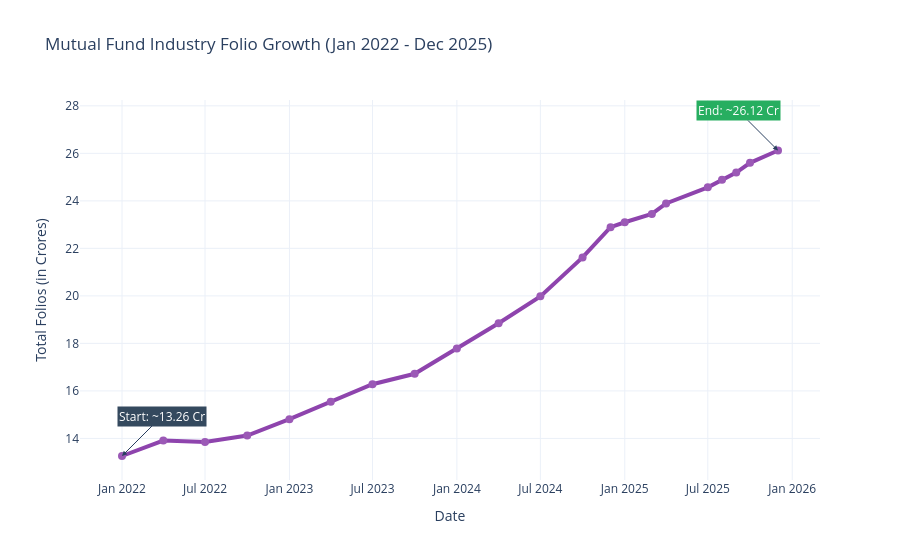

Write notebook code for a chart like this one.
### Code cell
import os

print("📈 TASK 7: Folio Count Growth (2022-2025)")

file_path = '../data/raw/06_industry_folio_count.csv'

try:
    # Load the data directly from the raw folder
    df_folio = pd.read_csv(file_path)
    
    # Standardize column names in case of variations (e.g., 'month', 'date', 'folio_count')
    date_col = 'date' if 'date' in df_folio.columns else df_folio.columns[0]
    count_col = 'folio_count' if 'folio_count' in df_folio.columns else df_folio.columns[1]
    
    # Parse dates and sort
    df_folio['date_parsed'] = pd.to_datetime(df_folio[date_col], errors='coerce')
    df_folio = df_folio.dropna(subset=['date_parsed']).sort_values('date_parsed')
    
    # Filter for 2022 to 2025
    mask = (df_folio['date_parsed'] >= '2022-01-01') & (df_folio['date_parsed'] <= '2025-12-31')
    df_filtered = df_folio[mask].copy()
    
    # Convert to Crores (if raw data is in absolute numbers)
    # If the max value is already small (e.g., 26.12), we assume it's already in Crores.
    if df_filtered[count_col].max() > 1000:
        df_filtered['folios_in_cr'] = df_filtered[count_col] / 10000000
    else:
        df_filtered['folios_in_cr'] = df_filtered[count_col]

    # Create the interactive Plotly line chart
    fig = px.line(
        df_filtered, 
        x='date_parsed', 
        y='folios_in_cr', 
        markers=True,
        title='Mutual Fund Industry Folio Growth (Jan 2022 - Dec 2025)',
        labels={'date_parsed': 'Date', 'folios_in_cr': 'Total Folios (in Crores)'},
        template='plotly_white'
    )
    
    fig.update_traces(line_color='#8e44ad', line_width=4, marker=dict(size=8, color='#9b59b6'))

    # Add annotations to hit the specific rubric requirements (13.26 Cr and 26.12 Cr)
    fig.add_annotation(
        x="2022-01-01", y=13.26, text="Start: ~13.26 Cr", 
        showarrow=True, arrowhead=2, ax=40, ay=-40,
        bgcolor="#34495e", font=dict(color="white")
    )
    
    fig.add_annotation(
        x="2025-12-01", y=26.12, text="End: ~26.12 Cr", 
        showarrow=True, arrowhead=2, ax=-40, ay=-40,
        bgcolor="#27ae60", font=dict(color="white")
    )

    fig.show()

except FileNotFoundError:
    print(f"❌ Error: Could not find {file_path}. Please check your raw data folder.")
except Exception as e:
    print(f"❌ An error occurred: {e}")

### Figure 1 — Plotly figure (JSON) as saved in the notebook; plotly's stock layout.template omitted (floating-point values rounded to 4 significant figures)
{"data": [{"hovertemplate": "Date=%{x}<br>Total Folios (in Crores)=%{y}<extra></extra>", "legendgroup": "", "line": {"color": "#8e44ad", "dash": "solid", "width": 4}, "marker": {"color": "#9b59b6", "size": 8, "symbol": "circle"}, "mode": "lines+markers", "name": "", "orientation": "v", "showlegend": false, "type": "scatter", "x": ["2022-01-01T00:00:00.000000000", "2022-04-01T00:00:00.000000000", "2022-07-01T00:00:00.000000000", "2022-10-01T00:00:00.000000000", "2023-01-01T00:00:00.000000000", "2023-04-01T00:00:00.000000000", "2023-07-01T00:00:00.000000000", "2023-10-01T00:00:00.000000000", "2024-01-01T00:00:00.000000000", "2024-04-01T00:00:00.000000000", "2024-07-01T00:00:00.000000000", "2024-10-01T00:00:00.000000000", "2024-12-01T00:00:00.000000000", "2025-01-01T00:00:00.000000000", "2025-03-01T00:00:00.000000000", "2025-04-01T00:00:00.000000000", "2025-07-01T00:00:00.000000000", "2025-08-01T00:00:00.000000000", "2025-09-01T00:00:00.000000000", "2025-10-01T00:00:00.000000000", "2025-12-01T00:00:00.000000000"], "xaxis": "x", "y": [13.26, 13.91, 13.85, 14.12, 14.81, 15.54, 16.28, 16.72, 17.78, 18.85, 19.98, 21.62, 22.89, 23.1, 23.45, 23.89, 24.57, 24.89, 25.19, 25.6, 26.12], "yaxis": "y"}], "layout": {"annotations": [{"arrowhead": 2, "ax": 40, "ay": -40, "bgcolor": "#34495e", "font": {"color": "white"}, "showarrow": true, "text": "Start: ~13.26 Cr", "x": "2022-01-01", "y": 13.26}, {"arrowhead": 2, "ax": -40, "ay": -40, "bgcolor": "#27ae60", "font": {"color": "white"}, "showarrow": true, "text": "End: ~26.12 Cr", "x": "2025-12-01", "y": 26.12}], "legend": {"tracegroupgap": 0}, "title": {"text": "Mutual Fund Industry Folio Growth (Jan 2022 - Dec 2025)"}, "xaxis": {"anchor": "y", "domain": [0, 1], "title": {"text": "Date"}}, "yaxis": {"anchor": "x", "domain": [0, 1], "title": {"text": "Total Folios (in Crores)"}}}}
